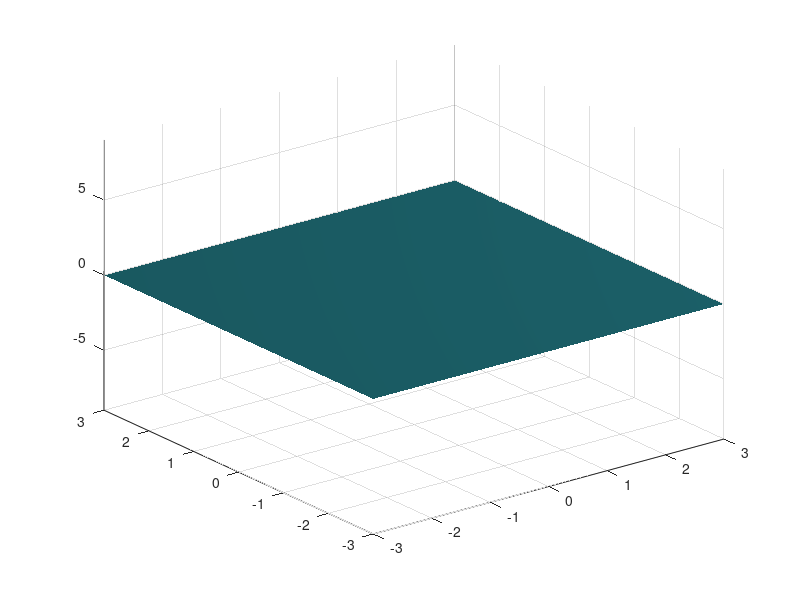

The MATLAB source for this figure:
%% |gif| documentation
% The |gif| function is the simplest way to make gifs. Simply call
% 
%   gif('myfile.gif') 
% 
% to first the first frame, and then call 
% 
%   gif
% 
% to write each subsequent frame. That's it. 
% 
% <CDT_Contents.html Back to Climate Data Tools Contents>.
%% Syntax
% 
%  gif('filename.gif') 
%  gif(...,'DelayTime',DelayTimeValue,...) 
%  gif(...,'LoopCount',LoopCountValue,...) 
%  gif(...,'frame',handle,...) 
%  gif(...,'resolution',res)
%  gif(...,'nodither') 
%  gif(...,'overwrite',true)
%  gif 
%  gif('clear') 
% 
%% Description 
% 
% |gif('filename.gif')| writes the first frame of a new gif file by the name |filename.gif|. 
% 
% |gif(...,'DelayTime',DelayTimeValue,...)| specifies a the delay time in seconds between
% frames. Default delay time is |1/15|. 
% 
% |gif(...,'LoopCount',LoopCountValue,...)| specifies the number of times the gif animation 
% will play. Default loop count is |Inf|. 
% 
% |gif(...,'frame',handle,...)| uses the frame of the given figure or set of axes. The default 
% frame handle is |gcf|, meaning the current figure. To turn just one set of axes into a gif, 
% use |'frame',gca|. This behavior changed in Jan 2021, as the default option changed from
% gca to gcf.
% 
% |gif(...,'resolution',res)| specifies the resolution (in dpi) of each frame. This option
% requires <https://www.mathworks.com/matlabcentral/fileexchange/23629 |export_fig|>.
% 
% |gif(...,'nodither')| maps each color in the original image to the closest color in the new 
% without dithering. Dithering is performed by default to achieve better color resolution, 
% albeit at the expense of spatial resolution.
% 
% |gif(...,'overwrite',true)| bypasses a dialoge box that would otherwise verify 
% that you want to overwrite an existing file by the specified name. 
%
% |gif| adds a frame to the current gif file. 
% 
% |gif('clear')| clears the persistent variables associated with the most recent gif. 
% 
%% Example 
% Consider this sample surface that changes over time: 

% Some sample data: 
t = sin(linspace(0,2*pi,30)); 
[X,Y,Z] = peaks(500); 

% Plot the first frame: 
h = surf(X,Y,Z*t(1)); 
shading interp
axis([-3 3 -3 3 -9 9])

% Make it fancy: 
camlight
set(gca,'color','k') 
set(gcf,'color','k') 
caxis([min(Z(:)) max(Z(:))])

%% Write the first frame: 
% When your plot looks the way you want the first frame of the gif to look, create a new gif file
% and write the first frame like this: 
% 
%  gif('myfile.gif') 
% 
% If you want to specify certain options, include them the first time you call |gif|. For example, 
% if you want a 1/24 second delay between each frame, you want the loop to run five times, and you 
% want to use the entire figure window rather than the current axes, specifying all those options
% would look like this: 
% 
%  gif('myfile.gif','DelayTime',1/24,'LoopCount',5)
%  
% Or, if you want a high-resolution gif that uses |export_fig|, specify a resolution
% in units of dpi. This option is slower and creates larger files, but in some cases
% the difference in image quality may be significant. Here's how you might specify 400 dpi: 
% 
% gif('myfile.gif','DelayTime',1/24,'resolution',400)
%
%% Write the rest of the frames 
% After the first frame has been written, write each subsequent frame simply by calling |gif| without
% any options. Here we loop through the remaining 29 frames:
% 
%  for k = 2:29
%     set(h,'Zdata',Z*t(k))
%     gif
%  end
% 
%% 
% And that's it. Here's what the final product looks like using the default
% resolution: 
% 
% <<myfile.gif>>

%% View the gif in Matlab 
% Did you know you can view gifs in Matlab? Here's how: 
% 
%  web('myfile.gif') 

%% Speeding up animation creation 
% You'll notice that in the loop above, we only changed the bare minimum number of things in the plot. 
% We did not clear the plot and regenerate the plot each time through the loop, because the more things
% you do, and the more things you plot, the longer it takes for each iteration. As with any loop, try to 
% minimize the number of operations inside the loop. 
% 
%% Author Info
% This function and supporting documentation were written by <http://www.chadagreene.com Chad A. Greene> 
% of the University of Texas Institute for Geophysics (UTIG), June 2017. 
